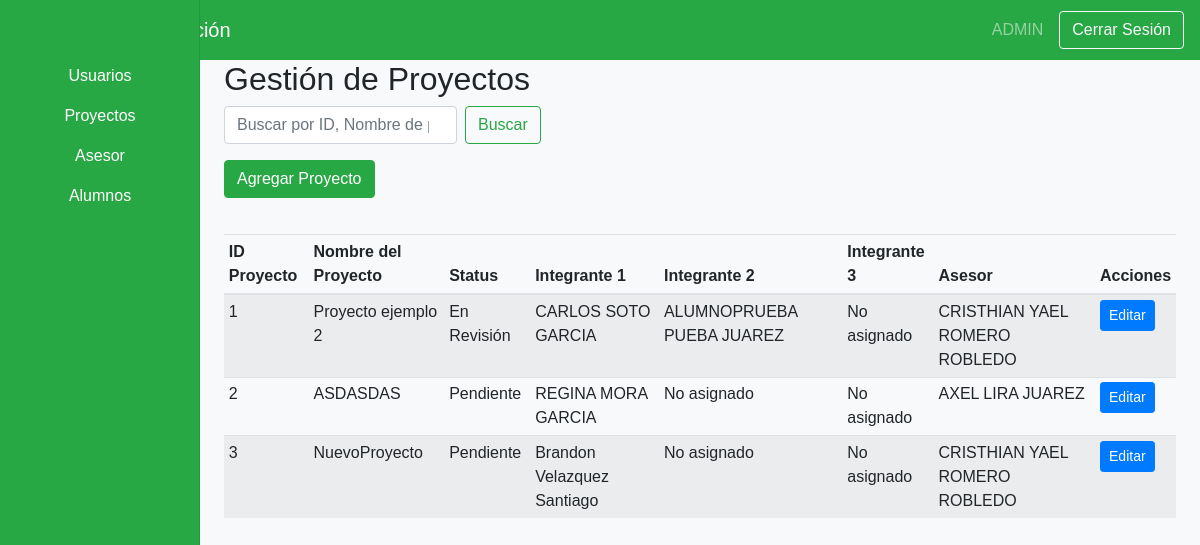
Before: /views/admin/dashboardAdminProyectos.php (signed in) with the older database file.
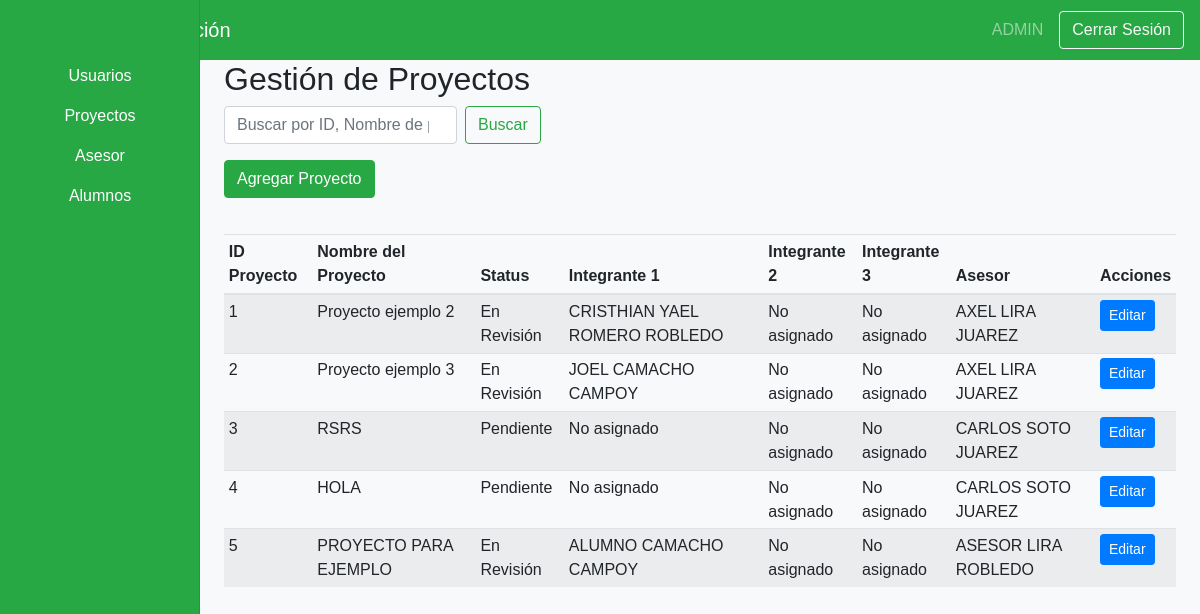
After: the same page with the newer database file.
### tables this page shows
CREATE TABLE IF NOT EXISTS `proyecto` (
  `ID_Proyecto` int NOT NULL AUTO_INCREMENT,
  `Nombre_Proyecto` varchar(200) NOT NULL,
  `Status` enum('Pendiente','En Revisión','Revisado','Completado') NOT NULL,
  `Integrante_1` int DEFAULT NULL,
  `Integrante_2` int DEFAULT NULL,
  `Integrante_3` int DEFAULT NULL,
  `Asesor` int DEFAULT NULL,
  `Archivo_Docx` varchar(255) DEFAULT NULL,
  PRIMARY KEY (`ID_Proyecto`),
  KEY `fk_proyecto_integrante_1` (`Integrante_1`),
  KEY `fk_proyecto_integrante_2` (`Integrante_2`),
  KEY `fk_proyecto_integrante_3` (`Integrante_3`),
  KEY `fk_proyecto_asesor` (`Asesor`)
);

### Views/Admin/dashboardAdminProyectos.php (the view, shortened to what this page needs)
<?php
include('../../includes/config.php');
?>
<!DOCTYPE html>
<html lang="es">
<head>
    <link rel="stylesheet" href="https://stackpath.bootstrapcdn.com/bootstrap/4.3.1/css/bootstrap.min.css">
    <link rel="stylesheet" href="<?php echo CSS_PATH; ?>dashboard.css">
</head>
<body>
    <nav class="navbar navbar-dark bg-success">
        <span class="navbar-brand mb-0 h1">Panel de Administración</span>
        <div class="d-flex align-items-center">
            <span class="navbar-text mr-3">
                <?php echo $_SESSION['username']; ?>
            </span>
            <a href="../public/logout.php" class="btn btn-outline-light">Cerrar Sesión</a>
        </div>
    </nav>
    <div class="container-fluid">
        <div class="row">
            <nav class="col-md-2 d-none d-md-block bg-success sidebar">
                <div class="sidebar-sticky">
                    <ul class="nav flex-column">
                        <li class="nav-item">
                            <a class="nav-link text-white text-center" href="dashboardAdmin.php">
                                Usuarios
                            </a>
                        </li>
                        <li class="nav-item">
                            <a class="nav-link text-white text-center" href="dashboardAdminProyectos.php">
                                Proyectos
                            </a>
                        </li>
                        <li class="nav-item">
                            <a class="nav-link text-white text-center" href="dashboardAdminAsesor.php">
                                Asesor
                            </a>
                        </li>
                        <li class="nav-item">
                            <a class="nav-link text-white text-center" href="dashboardAdminAlumnos.php">
                                Alumnos
                            </a>
                        </li>
                    </ul>
                </div>
            </nav>
            <main role="main" class="col-md-9 ml-sm-auto col-lg-10 px-4">
                <h2>Gestión de Proyectos</h2>
                <form method="GET" class="form-inline mb-3">
                    <input class="form-control mr-sm-2" type="search" name="search"
                        placeholder="Buscar por ID, Nombre de proyecto, Status, Integrante, Asesor" aria-label="Buscar">
                    <button class="btn btn-outline-success my-2 my-sm-0" type="submit">Buscar</button>
                </form>
                <button type="button" class="btn btn-success mb-3" data-toggle="modal" data-target="#addProjectModal">
                    Agregar Proyecto
                </button>
                <div class="table-responsive">
                    <table class="table table-striped table-sm">
                        <thead>
                            <tr>
                                <th>ID Proyecto</th>
                                <th>Nombre del Proyecto</th>
                                <th>Status</th>
                                <th>Integrante 1</th>
                                <th>Integrante 2</th>
                                <th>Integrante 3</th>
                                <th>Asesor</th>
                                <th>Acciones</th>
                            </tr>
                        </thead>
                        <tbody>
                            <?php
                            $search = isset($_GET['search']) ? $_GET['search'] : '';
                            $query = "
                                SELECT p.*,
                                       CONCAT(a.Nombres, ' ', a.Apellido_Paterno, ' ', a.Apellido_Materno) AS Nombre_Asesor,
                                       CONCAT(i1.Nombres, ' ', i1.Apellido_Paterno, ' ', i1.Apellido_Materno) AS Integrante1,
                                       CONCAT(i2.Nombres, ' ', i2.Apellido_Paterno, ' ', i2.Apellido_Materno) AS Integrante2,
                                       CONCAT(i3.Nombres, ' ', i3.Apellido_Paterno, ' ', i3.Apellido_Materno) AS Integrante3
                                FROM proyecto p
                                LEFT JOIN asesor a ON p.Asesor = a.ID_Asesor
                                LEFT JOIN alumno i1 ON p.Integrante_1 = i1.ID_Alumno
                                LEFT JOIN alumno i2 ON p.Integrante_2 = i2.ID_Alumno
                                LEFT JOIN alumno i3 ON p.Integrante_3 = i3.ID_Alumno
                                WHERE p.ID_Proyecto LIKE '%$search%'
                                   OR p.Nombre_Proyecto LIKE '%$search%'
                                   OR p.Status LIKE '%$search%'
                                   OR CONCAT(i1.Nombres, ' ', i1.Apellido_Paterno, ' ', i1.Apellido_Materno) LIKE '%$search%'
                                   OR CONCAT(i2.Nombres, ' ', i2.Apellido_Paterno, ' ', i2.Apellido_Materno) LIKE '%$search%'
                                   OR CONCAT(i3.Nombres, ' ', i3.Apellido_Paterno, ' ', i3.Apellido_Materno) LIKE '%$search%'
                                   OR CONCAT(a.Nombres, ' ', a.Apellido_Paterno, ' ', a.Apellido_Materno) LIKE '%$search%'
                                ORDER BY p.ID_Proyecto ASC";
                            $result = $connection->query($query);
                            while ($row = $result->fetch_assoc()) {
                                echo "<tr>";
                                echo "<td>" . htmlspecialchars($row['ID_Proyecto']) . "</td>";
                                echo "<td>" . htmlspecialchars($row['Nombre_Proyecto']) . "</td>";
                                echo "<td>" . htmlspecialchars($row['Status']) . "</td>";
                                echo "<td>" . htmlspecialchars($row['Integrante1'] ?? 'No asignado') . "</td>";
                                echo "<td>" . htmlspecialchars($row['Integrante2'] ?? 'No asignado') . "</td>";
                                echo "<td>" . htmlspecialchars($row['Integrante3'] ?? 'No asignado') . "</td>";
                                echo "<td>" . htmlspecialchars($row['Nombre_Asesor'] ?? 'No asignado') . "</td>";
                                echo "<td>";
                                echo "<button type='button' class='btn btn-primary btn-sm' data-toggle='modal' data-target='#editProjectModal'
                                        data-id='" . htmlspecialchars($row['ID_Proyecto']) . "'
                                        data-nombre='" . htmlspecialchars($row['Nombre_Proyecto']) . "'>Editar</button>";
                                echo "</td>";
                                echo "</tr>";
                            }
                            ?>
                        </tbody>
                    </table>
                </div>
            </main>
        </div>
    </div>
</body>
</html>

### Assets/CSS/dashboard.css (style rules this page uses)
body { font-family: Arial, sans-serif; background-color: #f8f9fa; }
.navbar { height: 60px; display: flex; align-items: center; justify-content: space-between; background-color: #28a745; color: white; }
.sidebar { position: fixed; top: 0; bottom: 0; left: 0; z-index: 100; padding: 48px 0 0; box-shadow: inset -1px 0 0 rgba(0, 0, 0, 0.1); background-color: #28a745; }
.sidebar-sticky { position: relative; top: 0; height: calc(100vh - 48px); padding-top: 0.5rem; overflow-x: hidden; overflow-y: auto; }
.sidebar .nav-link { font-weight: 500; color: black; }
.table-responsive { margin-top: 20px; }
.table-striped tbody tr:nth-of-type(odd) { background-color: rgba(0, 0, 0, 0.05); }

Changed rows visible on the page:
changed proyecto "Proyecto ejemplo 2": Integrante1 "CARLOS SOTO GARCIA" → "CRISTHIAN YAEL ROMERO ROBLEDO"; Integrante2 "ALUMNOPRUEBA PUEBA JUAREZ" → "No asignado"; Nombre_Asesor "CRISTHIAN YAEL ROMERO ROBLEDO" → "AXEL LIRA JUAREZ"
changed proyecto id 2: Nombre_Proyecto "ASDASDAS" → "Proyecto ejemplo 3"; Status "Pendiente" → "En Revisión"; Integrante1 "REGINA MORA GARCIA" → "JOEL CAMACHO CAMPOY"
changed proyecto id 3: Nombre_Proyecto "NuevoProyecto" → "RSRS"; Integrante1 "Brandon Velazquez Santiago" → "No asignado"; Nombre_Asesor "CRISTHIAN YAEL ROMERO ROBLEDO" → "CARLOS SOTO JUAREZ"
added proyecto: ID_Proyecto "4", Nombre_Proyecto "HOLA", Status "Pendiente", Integrante1 "No asignado", Integrante2 "No asignado", Integrante3 "No asignado", Nombre_Asesor "CARLOS SOTO JUAREZ"
added proyecto: ID_Proyecto "5", Nombre_Proyecto "PROYECTO PARA EJEMPLO", Status "En Revisión", Integrante1 "ALUMNO CAMACHO CAMPOY", Integrante2 "No asignado", Integrante3 "No asignado", Nombre_Asesor "ASESOR LIRA ROBLEDO"
